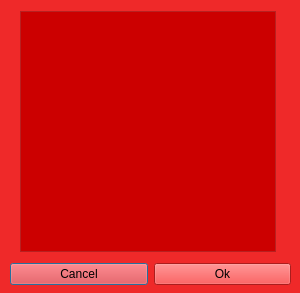
<?xml version="1.0" encoding="UTF-8"?>
<ui version="4.0">
 <class>playSelectDialogBox</class>
 <widget class="QDialog" name="playSelectDialogBox">
  <property name="geometry">
   <rect>
    <x>0</x>
    <y>0</y>
    <width>300</width>
    <height>293</height>
   </rect>
  </property>
  <property name="palette">
   <palette>
    <active>
     <colorrole role="WindowText">
      <brush brushstyle="SolidPattern">
       <color alpha="255">
        <red>0</red>
        <green>0</green>
        <blue>0</blue>
       </color>
      </brush>
     </colorrole>
     <colorrole role="Button">
      <brush brushstyle="SolidPattern">
       <color alpha="255">
        <red>239</red>
        <green>41</green>
        <blue>41</blue>
       </color>
      </brush>
     </colorrole>
     <colorrole role="Light">
      <brush brushstyle="SolidPattern">
       <color alpha="255">
        <red>255</red>
        <green>147</green>
        <blue>147</blue>
       </color>
      </brush>
     </colorrole>
     <colorrole role="Midlight">
      <brush brushstyle="SolidPattern">
       <color alpha="255">
        <red>247</red>
        <green>94</green>
        <blue>94</blue>
       </color>
      </brush>
     </colorrole>
     <colorrole role="Dark">
      <brush brushstyle="SolidPattern">
       <color alpha="255">
        <red>119</red>
        <green>20</green>
        <blue>20</blue>
       </color>
      </brush>
     </colorrole>
     <colorrole role="Mid">
      <brush brushstyle="SolidPattern">
       <color alpha="255">
        <red>159</red>
        <green>27</green>
        <blue>27</blue>
       </color>
      </brush>
     </colorrole>
     <colorrole role="Text">
      <brush brushstyle="SolidPattern">
       <color alpha="255">
        <red>0</red>
        <green>0</green>
        <blue>0</blue>
       </color>
      </brush>
     </colorrole>
     <colorrole role="BrightText">
      <brush brushstyle="SolidPattern">
       <color alpha="255">
        <red>255</red>
        <green>255</green>
        <blue>255</blue>
       </color>
      </brush>
     </colorrole>
     <colorrole role="ButtonText">
      <brush brushstyle="SolidPattern">
       <color alpha="255">
        <red>0</red>
        <green>0</green>
        <blue>0</blue>
       </color>
      </brush>
     </colorrole>
     <colorrole role="Base">
      <brush brushstyle="SolidPattern">
       <color alpha="255">
        <red>255</red>
        <green>255</green>
        <blue>255</blue>
       </color>
      </brush>
     </colorrole>
     <colorrole role="Window">
      <brush brushstyle="SolidPattern">
       <color alpha="255">
        <red>239</red>
        <green>41</green>
        <blue>41</blue>
       </color>
      </brush>
     </colorrole>
     <colorrole role="Shadow">
      <brush brushstyle="SolidPattern">
       <color alpha="255">
        <red>0</red>
        <green>0</green>
        <blue>0</blue>
       </color>
      </brush>
     </colorrole>
     <colorrole role="AlternateBase">
      <brush brushstyle="SolidPattern">
       <color alpha="255">
        <red>247</red>
        <green>148</green>
        <blue>148</blue>
       </color>
      </brush>
     </colorrole>
     <colorrole role="ToolTipBase">
      <brush brushstyle="SolidPattern">
       <color alpha="255">
        <red>255</red>
        <green>255</green>
        <blue>220</blue>
       </color>
      </brush>
     </colorrole>
     <colorrole role="ToolTipText">
      <brush brushstyle="SolidPattern">
       <color alpha="255">
        <red>0</red>
        <green>0</green>
        <blue>0</blue>
       </color>
      </brush>
     </colorrole>
     <colorrole role="PlaceholderText">
      <brush brushstyle="SolidPattern">
       <color alpha="128">
        <red>0</red>
        <green>0</green>
        <blue>0</blue>
       </color>
      </brush>
     </colorrole>
    </active>
    <inactive>
     <colorrole role="WindowText">
      <brush brushstyle="SolidPattern">
       <color alpha="255">
        <red>0</red>
        <green>0</green>
        <blue>0</blue>
       </color>
      </brush>
     </colorrole>
     <colorrole role="Button">
      <brush brushstyle="SolidPattern">
       <color alpha="255">
        <red>239</red>
        <green>41</green>
        <blue>41</blue>
       </color>
      </brush>
     </colorrole>
     <colorrole role="Light">
      <brush brushstyle="SolidPattern">
       <color alpha="255">
        <red>255</red>
        <green>147</green>
        <blue>147</blue>
       </color>
      </brush>
     </colorrole>
     <colorrole role="Midlight">
      <brush brushstyle="SolidPattern">
       <color alpha="255">
        <red>247</red>
        <green>94</green>
        <blue>94</blue>
       </color>
      </brush>
     </colorrole>
     <colorrole role="Dark">
      <brush brushstyle="SolidPattern">
       <color alpha="255">
        <red>119</red>
        <green>20</green>
        <blue>20</blue>
       </color>
      </brush>
     </colorrole>
     <colorrole role="Mid">
      <brush brushstyle="SolidPattern">
       <color alpha="255">
        <red>159</red>
        <green>27</green>
        <blue>27</blue>
       </color>
      </brush>
     </colorrole>
     <colorrole role="Text">
      <brush brushstyle="SolidPattern">
       <color alpha="255">
        <red>0</red>
        <green>0</green>
        <blue>0</blue>
       </color>
      </brush>
     </colorrole>
     <colorrole role="BrightText">
      <brush brushstyle="SolidPattern">
       <color alpha="255">
        <red>255</red>
        <green>255</green>
        <blue>255</blue>
       </color>
      </brush>
     </colorrole>
     <colorrole role="ButtonText">
      <brush brushstyle="SolidPattern">
       <color alpha="255">
        <red>0</red>
        <green>0</green>
        <blue>0</blue>
       </color>
      </brush>
     </colorrole>
     <colorrole role="Base">
      <brush brushstyle="SolidPattern">
       <color alpha="255">
        <red>255</red>
        <green>255</green>
        <blue>255</blue>
       </color>
      </brush>
     </colorrole>
     <colorrole role="Window">
      <brush brushstyle="SolidPattern">
       <color alpha="255">
        <red>239</red>
        <green>41</green>
        <blue>41</blue>
       </color>
      </brush>
     </colorrole>
     <colorrole role="Shadow">
      <brush brushstyle="SolidPattern">
       <color alpha="255">
        <red>0</red>
        <green>0</green>
        <blue>0</blue>
       </color>
      </brush>
     </colorrole>
     <colorrole role="AlternateBase">
      <brush brushstyle="SolidPattern">
       <color alpha="255">
        <red>247</red>
        <green>148</green>
        <blue>148</blue>
       </color>
      </brush>
     </colorrole>
     <colorrole role="ToolTipBase">
      <brush brushstyle="SolidPattern">
       <color alpha="255">
        <red>255</red>
        <green>255</green>
        <blue>220</blue>
       </color>
      </brush>
     </colorrole>
     <colorrole role="ToolTipText">
      <brush brushstyle="SolidPattern">
       <color alpha="255">
        <red>0</red>
        <green>0</green>
        <blue>0</blue>
       </color>
      </brush>
     </colorrole>
     <colorrole role="PlaceholderText">
      <brush brushstyle="SolidPattern">
       <color alpha="128">
        <red>0</red>
        <green>0</green>
        <blue>0</blue>
       </color>
      </brush>
     </colorrole>
    </inactive>
    <disabled>
     <colorrole role="WindowText">
      <brush brushstyle="SolidPattern">
       <color alpha="255">
        <red>119</red>
        <green>20</green>
        <blue>20</blue>
       </color>
      </brush>
     </colorrole>
     <colorrole role="Button">
      <brush brushstyle="SolidPattern">
       <color alpha="255">
        <red>239</red>
        <green>41</green>
        <blue>41</blue>
       </color>
      </brush>
     </colorrole>
     <colorrole role="Light">
      <brush brushstyle="SolidPattern">
       <color alpha="255">
        <red>255</red>
        <green>147</green>
        <blue>147</blue>
       </color>
      </brush>
     </colorrole>
     <colorrole role="Midlight">
      <brush brushstyle="SolidPattern">
       <color alpha="255">
        <red>247</red>
        <green>94</green>
        <blue>94</blue>
       </color>
      </brush>
     </colorrole>
     <colorrole role="Dark">
      <brush brushstyle="SolidPattern">
       <color alpha="255">
        <red>119</red>
        <green>20</green>
        <blue>20</blue>
       </color>
      </brush>
     </colorrole>
     <colorrole role="Mid">
      <brush brushstyle="SolidPattern">
       <color alpha="255">
        <red>159</red>
        <green>27</green>
        <blue>27</blue>
       </color>
      </brush>
     </colorrole>
     <colorrole role="Text">
      <brush brushstyle="SolidPattern">
       <color alpha="255">
        <red>119</red>
        <green>20</green>
        <blue>20</blue>
       </color>
      </brush>
     </colorrole>
     <colorrole role="BrightText">
      <brush brushstyle="SolidPattern">
       <color alpha="255">
        <red>255</red>
        <green>255</green>
        <blue>255</blue>
       </color>
      </brush>
     </colorrole>
     <colorrole role="ButtonText">
      <brush brushstyle="SolidPattern">
       <color alpha="255">
        <red>119</red>
        <green>20</green>
        <blue>20</blue>
       </color>
      </brush>
     </colorrole>
     <colorrole role="Base">
      <brush brushstyle="SolidPattern">
       <color alpha="255">
        <red>239</red>
        <green>41</green>
        <blue>41</blue>
       </color>
      </brush>
     </colorrole>
     <colorrole role="Window">
      <brush brushstyle="SolidPattern">
       <color alpha="255">
        <red>239</red>
        <green>41</green>
        <blue>41</blue>
       </color>
      </brush>
     </colorrole>
     <colorrole role="Shadow">
      <brush brushstyle="SolidPattern">
       <color alpha="255">
        <red>0</red>
        <green>0</green>
        <blue>0</blue>
       </color>
      </brush>
     </colorrole>
     <colorrole role="AlternateBase">
      <brush brushstyle="SolidPattern">
       <color alpha="255">
        <red>239</red>
        <green>41</green>
        <blue>41</blue>
       </color>
      </brush>
     </colorrole>
     <colorrole role="ToolTipBase">
      <brush brushstyle="SolidPattern">
       <color alpha="255">
        <red>255</red>
        <green>255</green>
        <blue>220</blue>
       </color>
      </brush>
     </colorrole>
     <colorrole role="ToolTipText">
      <brush brushstyle="SolidPattern">
       <color alpha="255">
        <red>0</red>
        <green>0</green>
        <blue>0</blue>
       </color>
      </brush>
     </colorrole>
     <colorrole role="PlaceholderText">
      <brush brushstyle="SolidPattern">
       <color alpha="128">
        <red>0</red>
        <green>0</green>
        <blue>0</blue>
       </color>
      </brush>
     </colorrole>
    </disabled>
   </palette>
  </property>
  <property name="windowTitle">
   <string>Play Selected</string>
  </property>
  <property name="windowIcon">
   <iconset>
    <normaloff>../images/camera_icon.png</normaloff>../images/camera_icon.png</iconset>
  </property>
  <widget class="QWidget" name="horizontalLayoutWidget">
   <property name="geometry">
    <rect>
     <x>10</x>
     <y>259</y>
     <width>281</width>
     <height>31</height>
    </rect>
   </property>
   <layout class="QHBoxLayout" name="horizontalLayout">
    <item>
     <widget class="QPushButton" name="cancel_button">
      <property name="text">
       <string>Cancel</string>
      </property>
     </widget>
    </item>
    <item>
     <widget class="QPushButton" name="ok_button">
      <property name="text">
       <string>Ok</string>
      </property>
     </widget>
    </item>
   </layout>
  </widget>
  <widget class="QListWidget" name="listWidget">
   <property name="geometry">
    <rect>
     <x>20</x>
     <y>11</y>
     <width>256</width>
     <height>241</height>
    </rect>
   </property>
   <property name="palette">
    <palette>
     <active>
      <colorrole role="Base">
       <brush brushstyle="SolidPattern">
        <color alpha="255">
         <red>204</red>
         <green>0</green>
         <blue>0</blue>
        </color>
       </brush>
      </colorrole>
     </active>
     <inactive>
      <colorrole role="Base">
       <brush brushstyle="SolidPattern">
        <color alpha="255">
         <red>204</red>
         <green>0</green>
         <blue>0</blue>
        </color>
       </brush>
      </colorrole>
     </inactive>
     <disabled>
      <colorrole role="Base">
       <brush brushstyle="SolidPattern">
        <color alpha="255">
         <red>239</red>
         <green>41</green>
         <blue>41</blue>
        </color>
       </brush>
      </colorrole>
     </disabled>
    </palette>
   </property>
  </widget>
 </widget>
 <resources/>
 <connections/>
</ui>
